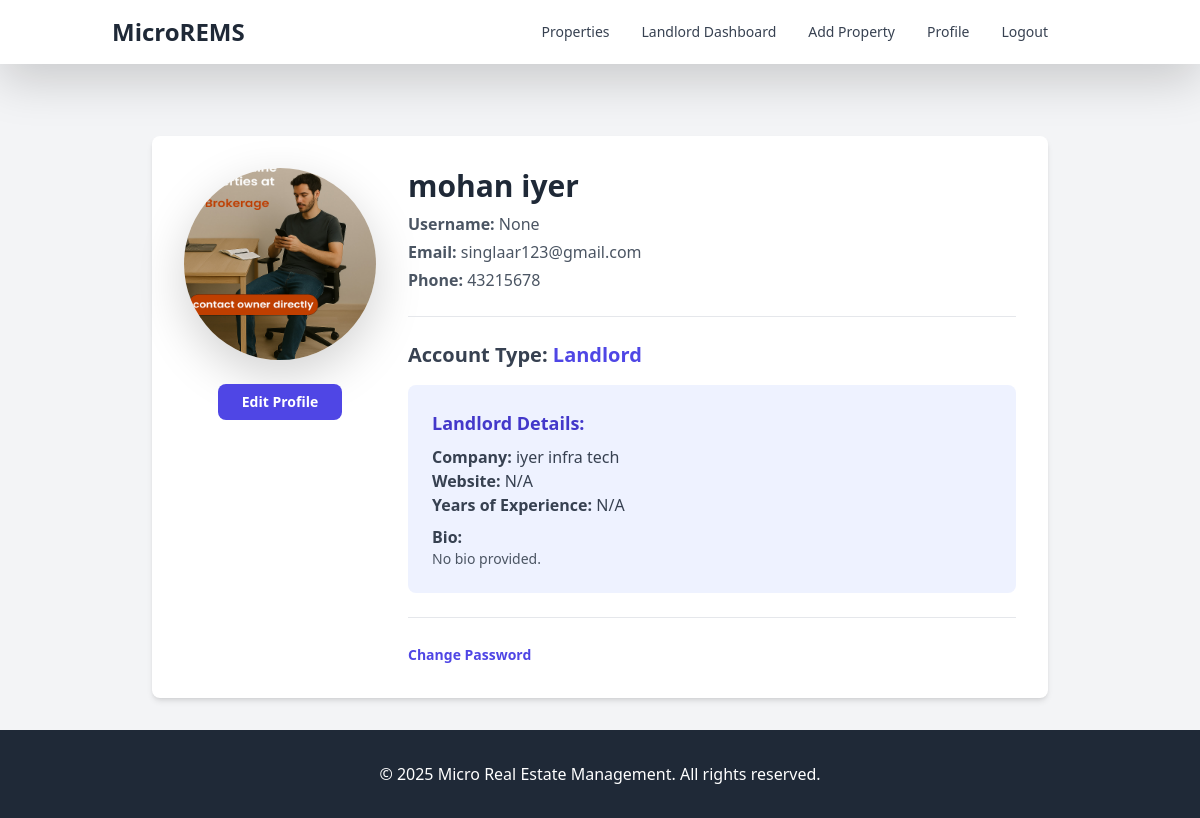
The app's page /accounts/profile/ (signed in) with its own data.
### accounts/models.py (models this page shows, shortened)
class User(AbstractUser):
    username = None
    email = models.EmailField(_('email address'), unique=True)
    is_landlord = models.BooleanField(default=False)
    is_tenant = models.BooleanField(default=False)
    phone_number = models.CharField(max_length=15, blank=True, null=True)
    profile_picture = models.ImageField(upload_to='profile_pics/', blank=True, null=True)
    USERNAME_FIELD = 'email'
    REQUIRED_FIELDS = []
    objects = CustomUserManager()

class Landlord(models.Model):
    user = models.OneToOneField(User, on_delete=models.CASCADE, related_name='landlord_profile')
    company_name = models.CharField(max_length=100, blank=True, null=True)
    address = models.TextField(blank=True, null=True)
    tax_id = models.CharField(max_length=50, blank=True, null=True)
    verification_status = models.BooleanField(default=False)
    date_joined = models.DateTimeField(auto_now_add=True)

### accounts/views.py (the view)
# urls.py: path('profile/', views.profile, name='profile'),
@login_required
def profile(request):
    user = request.user
    if user.is_landlord:
        landlord = get_object_or_404(Landlord, user=user)
        return render(request, 'accounts/profile.html', {'user': user, 'profile': landlord})
    elif user.is_tenant:
        tenant = get_object_or_404(Tenant, user=user)
        return render(request, 'accounts/profile.html', {'user': user, 'profile': tenant})
    else:
        return render(request, 'accounts/profile.html', {'user': user})

### templates/accounts/profile.html (shortened to what this page needs)
{% extends 'base.html' %}
{% load static %}
{% block content %}
<div class="max-w-4xl mx-auto bg-white p-8 rounded-lg shadow-md mt-10">
    <div class="flex flex-col md:flex-row items-center md:items-start">
        <div class="md:mr-8 mb-6 md:mb-0 text-center">
            {% if user.profile_picture %}
                <img src="{{ user.profile_picture.url }}" alt="{{ user.username }}'s profile picture"
                     class="w-32 h-32 md:w-48 md:h-48 rounded-full object-cover mx-auto shadow-lg">
            {% else %}
                <img src="{% static 'images/default_profile.svg' %}" alt="Default profile picture"
                     class="w-32 h-32 md:w-48 md:h-48 rounded-full object-cover mx-auto shadow-lg bg-gray-200">
            {% endif %}
            <a href="{% url 'edit_profile' %}" class="mt-4 inline-block bg-indigo-600 hover:bg-indigo-700 text-white font-semibold py-2 px-4 rounded-lg text-sm">
                Edit Profile
            </a>
        </div>
        <div class="flex-1">
            <h2 class="text-3xl font-bold text-gray-800 mb-2">{{ user.get_full_name|default:user.username }}</h2>
            <p class="text-gray-600 mb-1"><span class="font-semibold">Username:</span> {{ user.username }}</p>
            <p class="text-gray-600 mb-1"><span class="font-semibold">Email:</span> {{ user.email }}</p>
            <p class="text-gray-600 mb-4"><span class="font-semibold">Phone:</span> {{ user.phone_number|default:'Not provided' }}</p>
            <div class="border-t border-gray-200 pt-4">
                <h3 class="text-xl font-semibold text-gray-700 mb-3">Account Type:
                    {% if user.is_landlord %}
                        <span class="text-indigo-600">Landlord</span>
                    {% elif user.is_tenant %}
                        <span class="text-green-600">Tenant</span>
                    {% else %}
                        <span class="text-gray-500">General User</span>
                    {% endif %}
                </h3>
                {% if user.is_landlord and user.landlord_profile %}
                    <div class="bg-indigo-50 p-4 rounded-lg">
                        <h4 class="text-lg font-semibold text-indigo-700 mb-2">Landlord Details:</h4>
                        <p class="text-gray-700"><span class="font-semibold">Company:</span> {{ user.landlord_profile.company_name|default:'N/A' }}</p>
                        <p class="text-gray-700"><span class="font-semibold">Website:</span>
                            {% if user.landlord_profile.website %}
                                <a href="{{ user.landlord_profile.website }}" target="_blank" class="text-blue-500 hover:underline">{{ user.landlord_profile.website }}</a>
                            {% else %}
                                N/A
                            {% endif %}
                        </p>
                        <p class="text-gray-700"><span class="font-semibold">Years of Experience:</span> {{ user.landlord_profile.years_of_experience|default:'N/A' }}</p>
                        <p class="text-gray-700 mt-2"><span class="font-semibold">Bio:</span></p>
                        <p class="text-gray-600 text-sm">{{ user.landlord_profile.bio|default:'No bio provided.'|linebreaksbr }}</p>
                    </div>
                {% endif %}
            </div>
            <div class="mt-6 border-t border-gray-200 pt-4">
                <a href="{% url 'password_change' %}" class="text-sm text-indigo-600 hover:text-indigo-800 font-semibold">Change Password</a>
            </div>
        </div>
    </div>
</div>
{% endblock %}

### static/css/style.css (style rules this page uses)
body { display: flex; flex-direction: column; min-height: 100vh; }

### records on screen
User: profile_picture (picture), get_full_name "mohan iyer", username "None", email "singlaar123@gmail.com", phone_number "43215678", landlord_profile.company_name "iyer infra tech", landlord_profile.years_of_experience "N/A", landlord_profile.bio "No bio provided."
